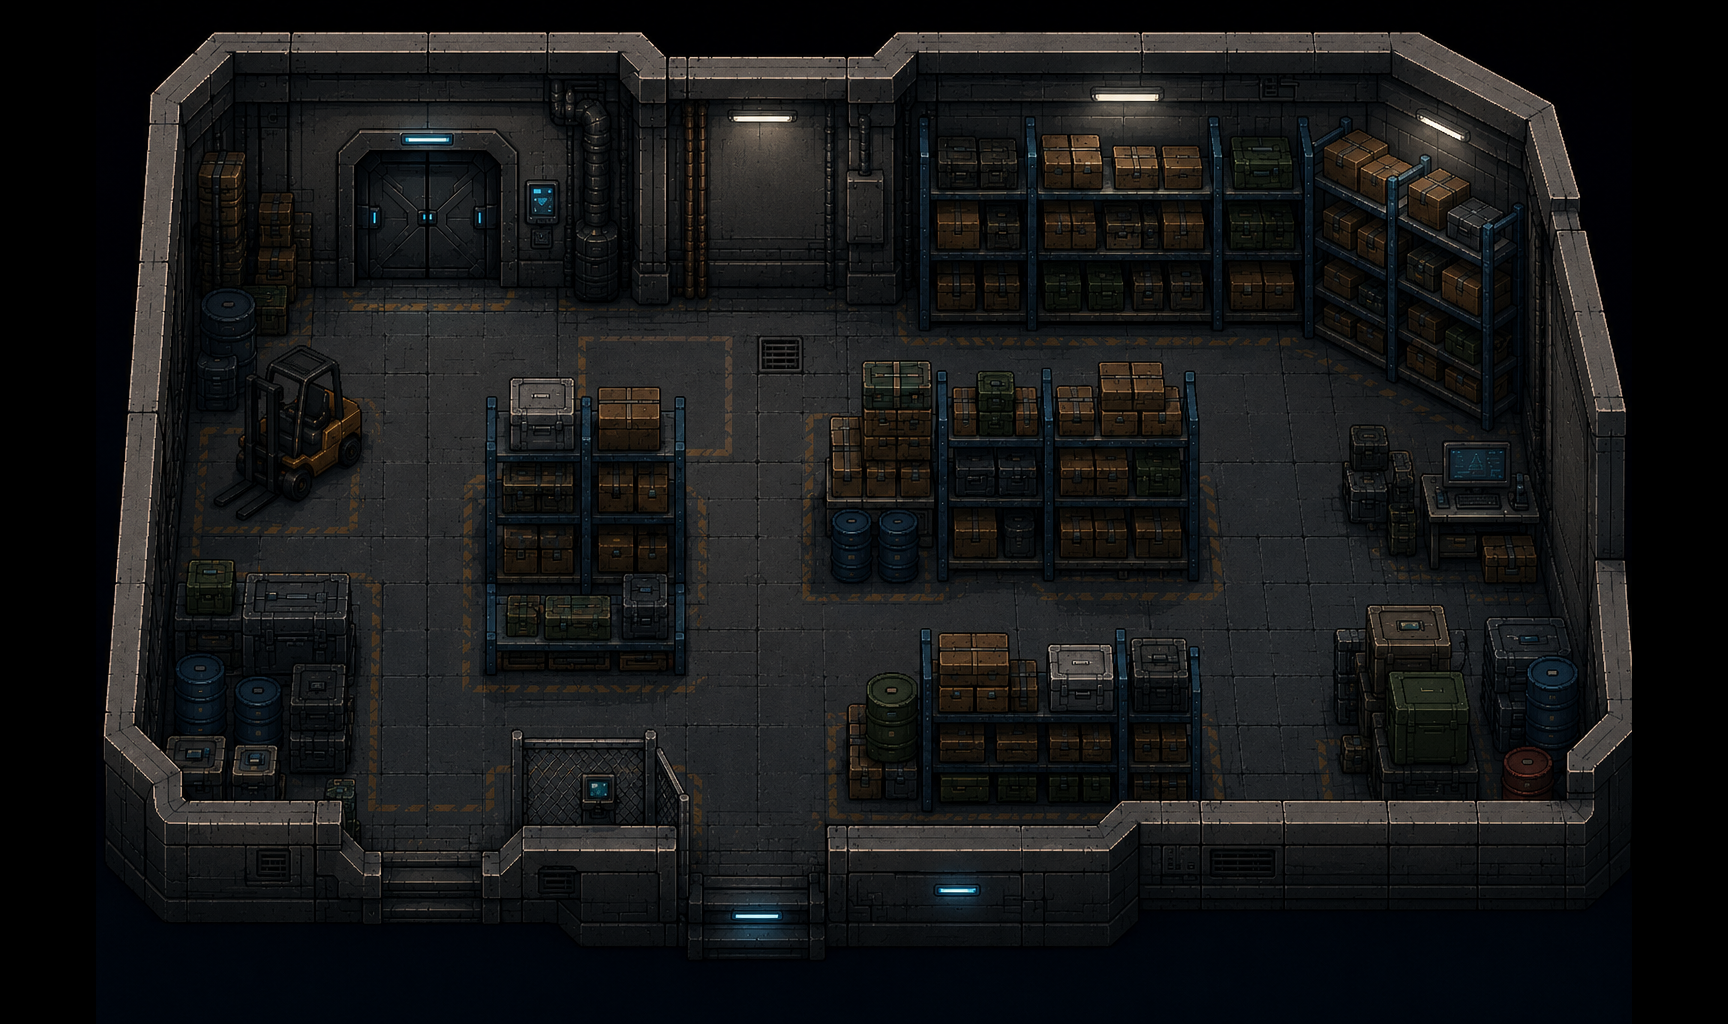

Tiled map render using the project's own tile images. Description and the map definition, with tile-layer contents summarised, below:
An orthogonal 54x32 tile map with 32x32 px tiles, 1 tile layer (Слой тайлов 1) and 59 objects (start_2).

<map version="1.10" tiledversion="1.12.2" orientation="orthogonal" renderorder="right-down" width="54" height="32" tilewidth="32" tileheight="32" infinite="0" nextlayerid="5" nextobjectid="65">
 <tileset firstgid="1" name="sklad" tilewidth="32" tileheight="32" tilecount="1536" columns="48">
  <image source="sklad.png" width="1536" height="1024" />
 </tileset>
 <layer id="1" name="Слой тайлов 1" width="54" height="32">
  <data>[1728 cells, 1536 non-empty, 1536 distinct tile ids]</data>
 </layer>
 <objectgroup id="2" name="collision">
  <object id="1" x="862" y="361" width="70" height="143" />
  <object id="2" x="829" y="416" width="87" height="173" />
  <object id="3" x="933" y="371" width="18" height="214" />
  <object id="4" x="951" y="386" width="249" height="199" />
  <object id="5" x="1098" y="363" width="65" height="48" />
  <object id="6" x="1182" y="369" width="17" height="25" />
  <object id="7" x="1041" y="365" width="10" height="40" />
  <object id="8" x="641" y="48" width="270" height="255" />
  <object id="9" x="904" y="-7" width="402" height="333" />
  <object id="10" x="96" y="-1" width="550" height="291" />
  <object id="11" x="91" y="282" width="196" height="53" />
  <object id="12" x="93" y="327" width="164" height="80" />
  <object id="13" x="253" y="331" width="47" height="75" />
  <object id="14" x="301" y="351" width="19" height="61" />
  <object id="15" x="312" y="361" width="30" height="102" />
  <object id="16" x="339" y="407" width="19" height="39" />
  <object id="17" x="235" y="405" width="77" height="78" />
  <object id="21" x="507" y="379" width="76" height="295" />
  <object id="22" x="598" y="389" width="68" height="283" />
  <object id="23" x="485" y="396" width="206" height="280" />
  <object id="24" x="92" y="399" width="87" height="109" />
  <object id="25" x="86" y="505" width="84" height="86" />
  <object id="26" x="86" y="584" width="271" height="348" />
  <object id="27" x="189" y="560" width="47" height="43" />
  <object id="28" x="355" y="847" width="326" height="179" />
  <object id="29" x="691" y="863" width="134" height="173" />
  <object id="30" x="650" y="878" width="167" height="167" />
  <object id="31" x="515" y="728" width="10" height="132" />
  <object id="32" x="528" y="738" width="117" height="117" />
  <object id="33" x="644" y="732" width="16" height="121" />
  <object id="34" x="658" y="756" width="12" height="100" />
  <object id="35" x="674" y="793" width="16" height="146" />
  <object id="36" x="825" y="823" width="819" height="245" />
  <object id="37" x="919" y="629" width="16" height="195" />
  <object id="38" x="938" y="634" width="72" height="222" />
  <object id="39" x="1015" y="661" width="186" height="188" />
  <object id="40" x="1043" y="645" width="156" height="111" />
  <object id="41" x="848" y="703" width="97" height="90" />
  <object id="42" x="862" y="671" width="65" height="50" />
  <object id="43" x="1331" y="627" width="120" height="90" />
  <object id="44" x="1367" y="600" width="82" height="48" />
  <object id="45" x="1372" y="711" width="101" height="80" />
  <object id="46" x="1444" y="669" width="21" height="47" />
  <object id="47" x="1342" y="733" width="48" height="37" />
  <object id="48" x="1483" y="615" width="156" height="212" />
  <object id="49" x="1186" y="792" width="389" height="104" />
  <object id="50" x="1300" y="30" width="416" height="296" />
  <object id="51" x="1488" y="271" width="342" height="147" />
  <object id="52" x="1333" y="318" width="182" height="38" />
  <object id="53" x="1374" y="348" width="153" height="30" />
  <object id="54" x="1435" y="375" width="103" height="36" />
  <object id="55" x="1525" y="413" width="238" height="238" />
  <object id="56" x="1442" y="440" width="268" height="125" />
  <object id="57" x="1351" y="425" width="46" height="90" />
  <object id="58" x="1391" y="451" width="27" height="110" />
  <object id="59" x="1418" y="470" width="74" height="94" />
  <object id="60" x="1488" y="559" width="52" height="31" />
 </objectgroup>
 <objectgroup id="3" name="start">
  <object id="61" name="start_2" x="370.581" y="295.284" width="122.543" height="26.5755" />
 </objectgroup>
 <objectgroup id="4" name="exit">
  <object id="62" x="377.963" y="289.378" width="100.396" height="33.9576" />
 </objectgroup>
</map>
